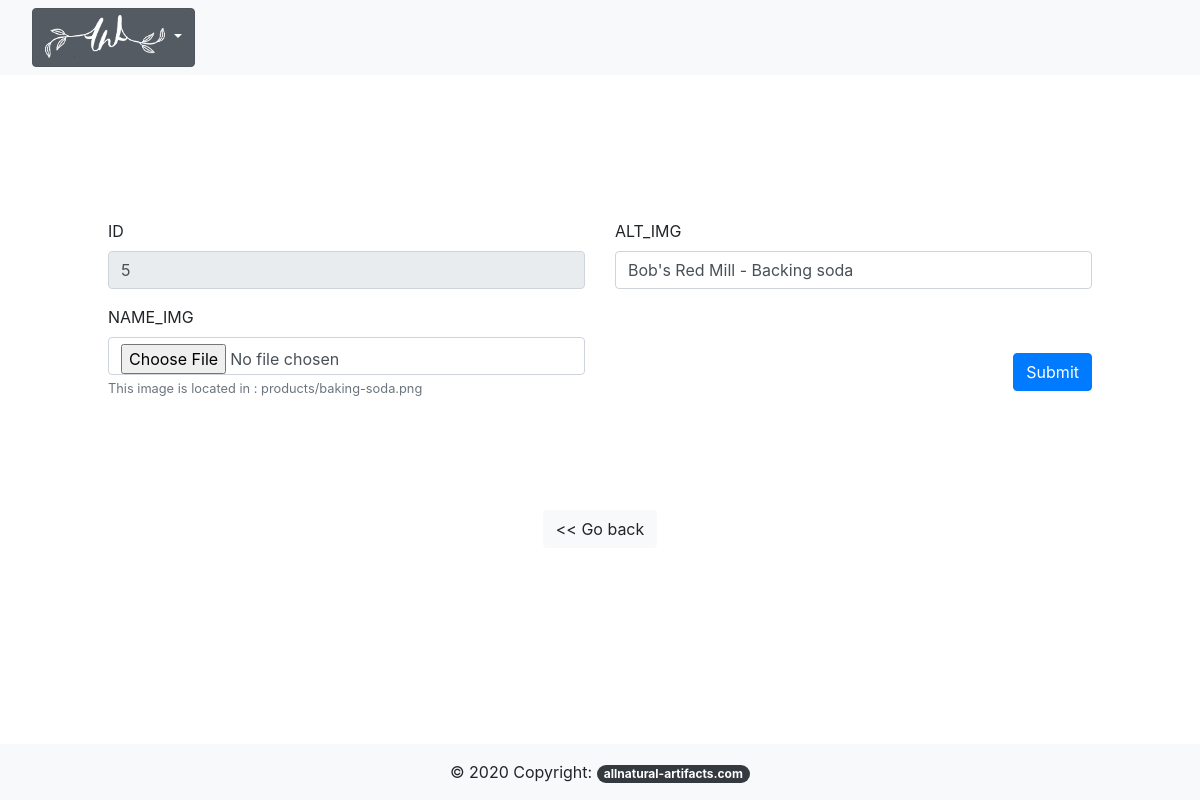
Screenshot of /?admin=crud&updateimage=5 (signed in) with the database file from the repository.
### tables this page shows
CREATE TABLE IF NOT EXISTS `img` (
  `id_img` INT(10) UNSIGNED NOT NULL AUTO_INCREMENT,
  `name_img` VARCHAR(60) NOT NULL,
  `alt_img` VARCHAR(40) NOT NULL,
  PRIMARY KEY (`id_img`));

### controller/admin/image/update.image.admin.controller.php (called while the page is built, shortened)
<?php
include dirname(dirname(dirname(__DIR__))) . DIRECTORY_SEPARATOR . 'model' . DIRECTORY_SEPARATOR . 'admin.model.php';
$img = selectTheImage($pageId,$db);
include dirname(dirname(dirname(__DIR__))) . DIRECTORY_SEPARATOR . 'view' . DIRECTORY_SEPARATOR . 'admin' . DIRECTORY_SEPARATOR . 'update.image.admin.view.php';

### model/admin.model.php (called while the page is built, shortened)
<?php
function selectTheImage($id,$db){
    $query = "SELECT * FROM img WHERE id_img = ".$id.";";
    $result = mysqli_query($db,$query);
    return mysqli_fetch_assoc($result);
}

### view/admin/update.image.admin.view.php (the view, shortened to what this page needs)
<section class="container mt-5 pt-5 text-center">
    <form method="post" class="text-left">
        <div class="d-flex m-5">
            <div class="container">
                <div class="form-group">
                    <label class="text-uppercase">Id</label>
                    <input type="text" class="form-control" disabled value="<?=$img['id_img']?>">
                </div>
                <div class="form-group">
                    <label class="text-uppercase">name_img</label>
                    <input type="file" name="name" class="form-control" value="<?=$img['name_img']?>">
                    <small class="form-text text-muted">This image is located in : <?=$img['name_img']?></small>
                </div>
            </div>
            <div class="container">
                <div class="form-group">
                    <label class="text-uppercase">alt_img</label>
                    <input type="text" name="alt" class="form-control" value="<?=$img['alt_img']?>">
                </div>
                <input type="submit" name="send" value="Submit" class="btn btn-primary mt-5 float-right">
            </div>
        </div>
    </form>
    <a href="?admin=home"><button type="button" class="btn btn-light mt-5"> << Go back</button></a>
</section>

### rows the page displays
img: id_img "5", name_img "products/baking-soda.png", alt "Bob's Red Mill - Backing soda"
